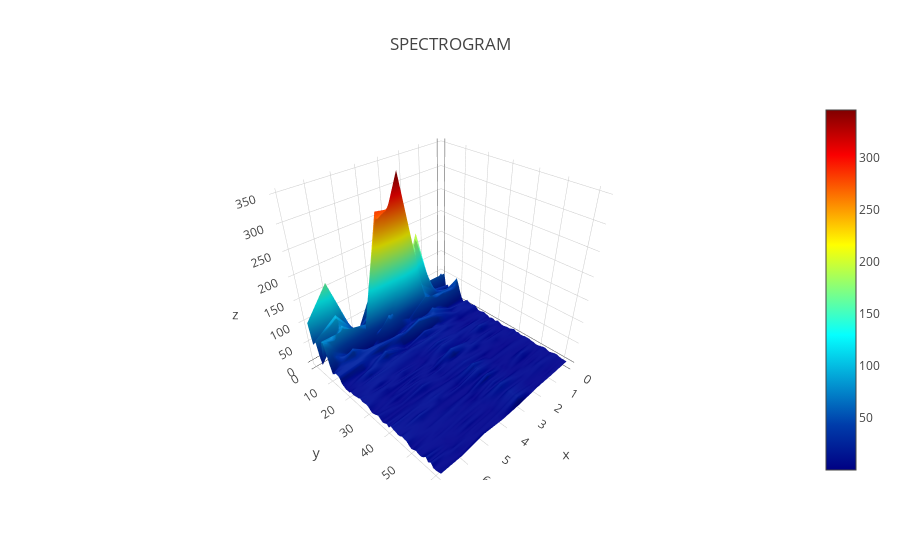

Notebook code for this chart:
### Code cell
spec, freq, time, im = plt.specgram(bpm_np, NFFT=128, mode = 'magnitude', noverlap=32, Fs=1, interpolation='bilinear')

#for i in range(len(spec)):
#    print spec[i]

spec = np.delete(spec, 0, 0)
spec = np.delete(spec, 0, 0)

data = [
    go.Surface(
        z=spec,
        colorscale = 'Jet'
    )
]
layout = go.Layout(
    title='SPECTROGRAM',
    autosize=True
    )
fig = go.Figure(data=data, layout=layout)
iplot(fig, filename='elevations-3d-surface')

### Figure 1 — Plotly figure (JSON) as saved in the notebook; plotly's stock layout.template omitted (floating-point values rounded to 4 significant figures; data arrays with more than 128 entries replaced by an {"elided": "..."} marker saying what was removed)
{"data": [{"colorscale": "Jet", "type": "surface", "z": {"elided": "63x8 float values"}}], "layout": {"autosize": true, "title": "SPECTROGRAM"}}
